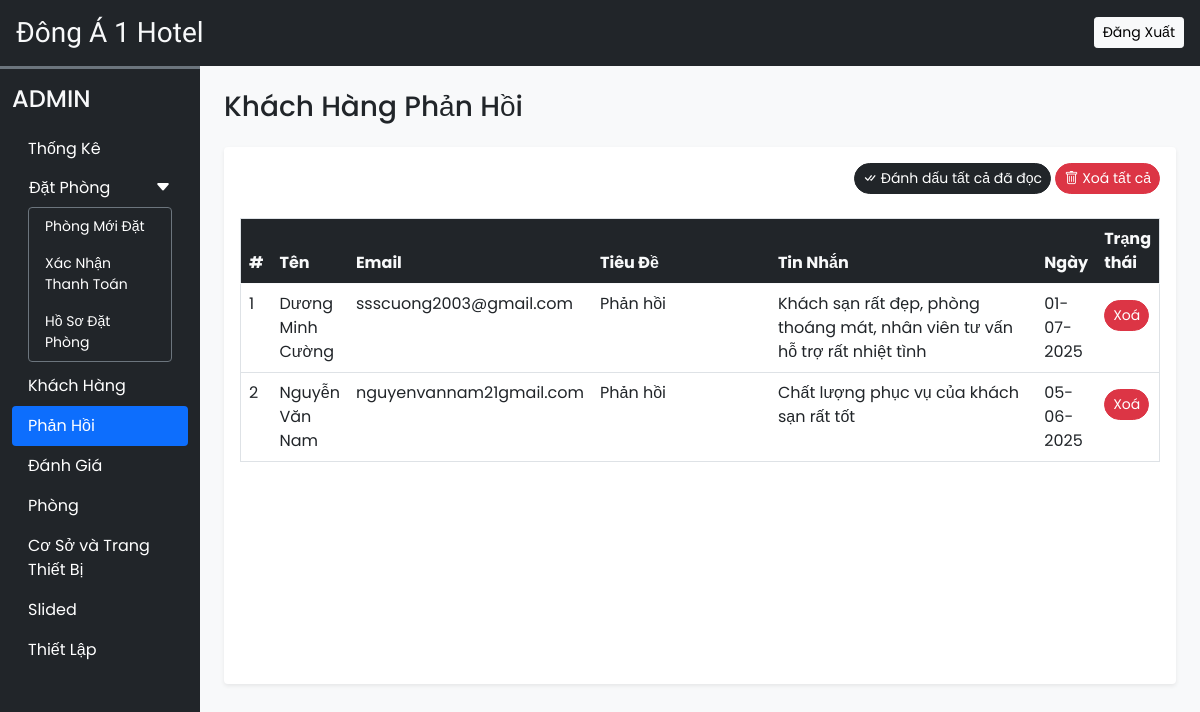
Screenshot of /admin/user_queries.php (signed in) with the database file from the repository.
### tables this page shows
CREATE TABLE `user_queries` (
  `sr_no` int(11) NOT NULL,
  `name` varchar(50) NOT NULL,
  `email` varchar(150) NOT NULL,
  `subject` varchar(200) NOT NULL,
  `message` varchar(500) NOT NULL,
  `datentime` datetime NOT NULL DEFAULT current_timestamp(),
  `seen` tinyint(4) NOT NULL DEFAULT 0
);

### admin/user_queries.php (the view, shortened to what this page needs)
<!DOCTYPE html>
<html lang="en">
<head>
  <?php require('inc/links.php'); ?>
</head>
<body class="bg-light">
  <?php require('inc/header.php'); ?>
  <div class="container-fluid" id="main-content">
    <div class="row">
      <div class="col-lg-10 ms-auto p-4 overflow-hidden">
        <h3 class="mb-4">Khách Hàng Phản Hồi</h3>
        <div class="card border-0 shadow-sm mb-4">
          <div class="card-body">
            <div class="text-end mb-4">
              <a href="?seen=all" class="btn btn-dark rounded-pill shadow-none btn-sm">
                <i class="bi bi-check-all"></i> Đánh dấu tất cả đã đọc
              </a>
              <a href="?del=all" class="btn btn-danger rounded-pill shadow-none btn-sm">
                <i class="bi bi-trash"></i> Xoá tất cả
              </a>
            </div>
            <div class="table-responsive-md" style="height: 450px; overflow-y: scroll;">
              <table class="table table-hover border">
                <thead class="sticky-top">
                  <tr class="bg-dark text-light">
                    <th scope="col">#</th>
                    <th scope="col">Tên</th>
                    <th scope="col">Email</th>
                    <th scope="col" width="20%">Tiêu Đề</th>
                    <th scope="col" width="30%">Tin Nhắn</th>
                    <th scope="col">Ngày</th>
                    <th scope="col">Trạng thái</th>
                  </tr>
                </thead>
                <tbody>
                  <?php
                    $q = "SELECT * FROM `user_queries` ORDER BY `sr_no` DESC";
                    $data = mysqli_query($con,$q);
                    $i=1;
                    while($row = mysqli_fetch_assoc($data))
                    {
                      $date = date('d-m-Y',strtotime($row['datentime']));
                      $seen='';
                      $seen.="<a href='?del=$row[sr_no]' class='btn btn-sm rounded-pill btn-danger mt-2'>Xoá</a>";
                      echo<<<query
                        <tr>
                          <td>$i</td>
                          <td>$row[name]</td>
                          <td>$row[email]</td>
                          <td>$row[subject]</td>
                          <td>$row[message]</td>
                          <td>$date</td>
                          <td>$seen</td>
                        </tr>
                      query;
                      $i++;
                    }
                  ?>
                </tbody>
              </table>
            </div>
          </div>
        </div>
      </div>
    </div>
  </div>
</body>
</html>

### admin/css/common.css (style rules this page uses)
:root { --teal: #2ec1ac; --teal_hover: #279e8c; }
* { font-family: 'Poppins', sans-serif; }

### rows the page displays
user_queries: name "Dương Minh Cường", email "ssscuong2003@gmail.com", subject "Phản hồi", message "Khách sạn rất đẹp, phòng thoáng mát, nhân viên tư vấn hỗ trợ rất nhiệt tình", datentime "01-07-2025"
user_queries: name "Nguyễn Văn Nam", email "nguyenvannam21gmail.com", subject "Phản hồi", message "Chất lượng phục vụ của khách sạn rất tốt", datentime "05-06-2025"
